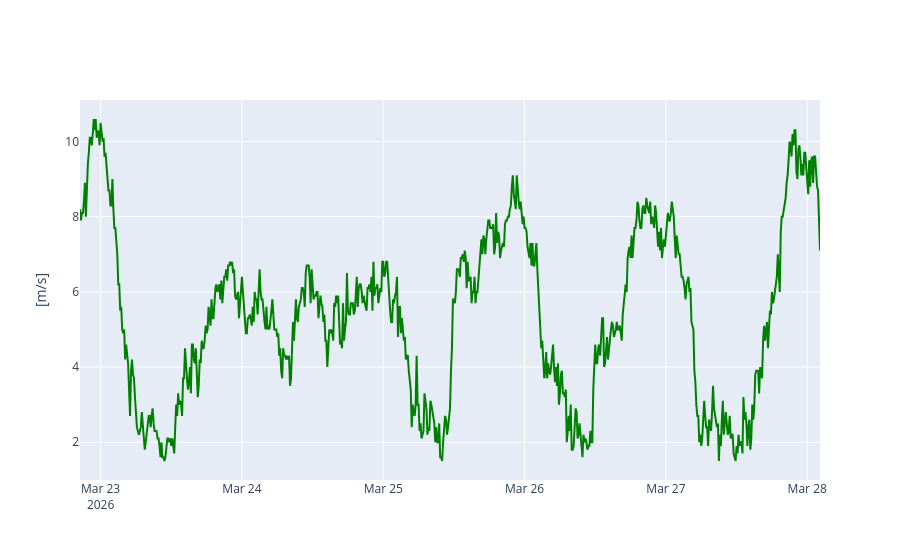

Notebook cell for this chart:
### Markdown cell above
# Velocidad de rafaga

### Code cell
figV=go.Figure()
figV.add_trace(go.Scatter(x=velocidad_viento['Tiempo_datetime'], y=velocidad_viento['Velocidad de rafaga'], name='Velocidad de rafaga', line=dict(color='green',width=2)))
figV.update_layout(xaxis_title=" ", yaxis_title="[m/s]")
figV.show()

### Figure 1 — Plotly figure (JSON) as saved in the notebook; plotly's stock layout.template omitted (floating-point values rounded to 4 significant figures; data arrays with more than 128 entries replaced by an {"elided": "..."} marker saying what was removed)
{"data": [{"line": {"color": "green", "width": 2}, "name": "Velocidad de rafaga", "type": "scatter", "x": {"elided": "755 str values"}, "y": {"elided": "755 float values"}}], "layout": {"xaxis": {"title": {"text": " "}}, "yaxis": {"title": {"text": "[m/s]"}}}}
